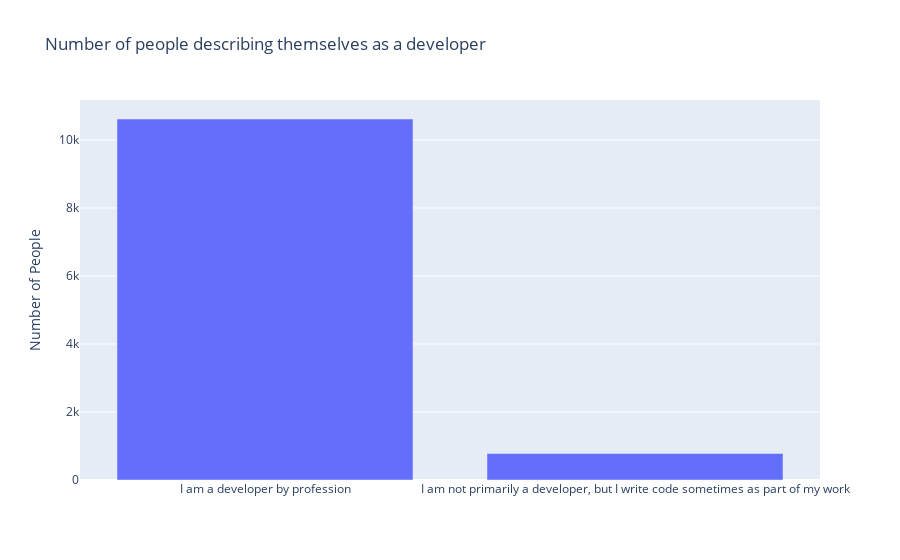

Notebook code cell kept with this figure:
### Markdown cell above
The chart generated by the code below is an interactive Plotly chart but the screenshot of this graph is present just after (if the Plotly is not displayed).

### Code cell
# Plotting a bar chart using "MainBranch" column

QUERY = """
SELECT MainBranch
FROM master	
"""
df=pd.read_sql_query(QUERY,conn)

count_MainBranch = df["MainBranch"].value_counts().reset_index()
count_MainBranch.columns=["MainBranch", "Count"]

px.bar(count_MainBranch, x="MainBranch", y="Count", labels={"Count": "Number of People", "MainBranch": ""}, title="Number of people describing themselves as a developer")

### Figure 1 — Plotly figure (JSON) as saved in the notebook; plotly's stock layout.template omitted (floating-point values rounded to 4 significant figures)
{"data": [{"alignmentgroup": "True", "hovertemplate": "=%{x}<br>Number of People=%{y}<extra></extra>", "legendgroup": "", "marker": {"color": "#636efa", "pattern": {"shape": ""}}, "name": "", "offsetgroup": "", "orientation": "v", "showlegend": false, "textposition": "auto", "type": "bar", "x": ["I am a developer by profession", "I am not primarily a developer, but I write code sometimes as part of my work"], "xaxis": "x", "y": [10618, 780], "yaxis": "y"}], "layout": {"barmode": "relative", "legend": {"tracegroupgap": 0}, "title": {"text": "Number of people describing themselves as a developer"}, "xaxis": {"anchor": "y", "domain": [0, 1], "title": {"text": ""}}, "yaxis": {"anchor": "x", "domain": [0, 1], "title": {"text": "Number of People"}}}}
